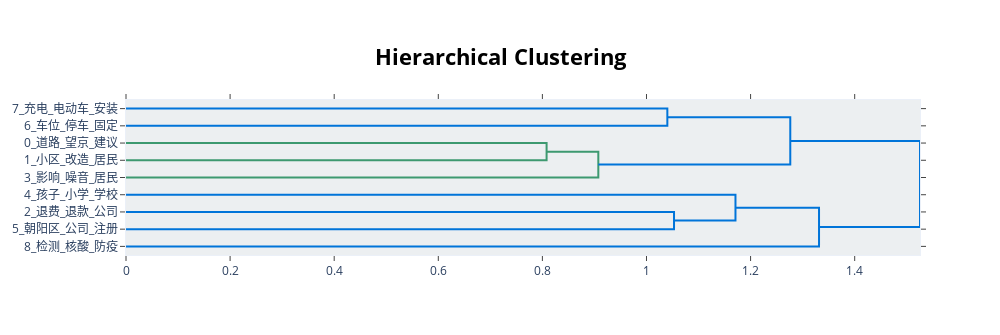

The code cell stored with this chart in its notebook:
### Code cell
topic_model.visualize_hierarchy(top_n_topics=9)

### Figure 1 — Plotly figure (JSON) as saved in the notebook; plotly's stock layout.template omitted (floating-point values rounded to 4 significant figures)
{"data": [{"hoverinfo": "text", "marker": {"color": "rgb(0,116,217)"}, "mode": "lines", "type": "scatter", "x": [0, 1.04, 1.04, 0], "xaxis": "x", "y": [-5, -5, -15, -15], "yaxis": "y"}, {"hoverinfo": "text", "marker": {"color": "rgb(61,153,112)"}, "mode": "lines", "type": "scatter", "x": [0, 0.8081, 0.8081, 0], "xaxis": "x", "y": [-25, -25, -35, -35], "yaxis": "y"}, {"hoverinfo": "text", "marker": {"color": "rgb(61,153,112)"}, "mode": "lines", "type": "scatter", "x": [0.8081, 0.9075, 0.9075, 0], "xaxis": "x", "y": [-30, -30, -45, -45], "yaxis": "y"}, {"hoverinfo": "text", "marker": {"color": "rgb(0,116,217)"}, "mode": "lines", "type": "scatter", "x": [1.04, 1.276, 1.276, 0.9075], "xaxis": "x", "y": [-10, -10, -37.5, -37.5], "yaxis": "y"}, {"hoverinfo": "text", "marker": {"color": "rgb(0,116,217)"}, "mode": "lines", "type": "scatter", "x": [0, 1.053, 1.053, 0], "xaxis": "x", "y": [-65, -65, -75, -75], "yaxis": "y"}, {"hoverinfo": "text", "marker": {"color": "rgb(0,116,217)"}, "mode": "lines", "type": "scatter", "x": [0, 1.171, 1.171, 1.053], "xaxis": "x", "y": [-55, -55, -70, -70], "yaxis": "y"}, {"hoverinfo": "text", "marker": {"color": "rgb(0,116,217)"}, "mode": "lines", "type": "scatter", "x": [1.171, 1.331, 1.331, 0], "xaxis": "x", "y": [-62.5, -62.5, -85, -85], "yaxis": "y"}, {"hoverinfo": "text", "marker": {"color": "rgb(0,116,217)"}, "mode": "lines", "type": "scatter", "x": [1.276, 1.525, 1.525, 1.331], "xaxis": "x", "y": [-23.75, -23.75, -73.75, -73.75], "yaxis": "y"}], "layout": {"autosize": false, "height": 335, "hoverlabel": {"bgcolor": "white", "font": {"family": "Rockwell", "size": 16}}, "hovermode": "closest", "plot_bgcolor": "#ECEFF1", "showlegend": false, "title": {"font": {"color": "Black", "size": 22}, "text": "<b>Hierarchical Clustering", "x": 0.5, "xanchor": "center", "yanchor": "top"}, "width": 1000, "xaxis": {"mirror": "allticks", "rangemode": "tozero", "showgrid": false, "showline": true, "showticklabels": true, "ticks": "outside", "type": "linear", "zeroline": false}, "yaxis": {"mirror": "allticks", "range": [-90, 0], "rangemode": "tozero", "showgrid": false, "showline": true, "showticklabels": true, "tickmode": "array", "ticks": "outside", "ticktext": ["7_充电_电动车_安装", "6_车位_停车_固定", "0_道路_望京_建议", "1_小区_改造_居民", "3_影响_噪音_居民", "4_孩子_小学_学校", "2_退费_退款_公司", "5_朝阳区_公司_注册", "8_检测_核酸_防疫"], "tickvals": [-5, -15, -25, -35, -45, -55, -65, -75, -85], "type": "linear", "zeroline": false}}}
